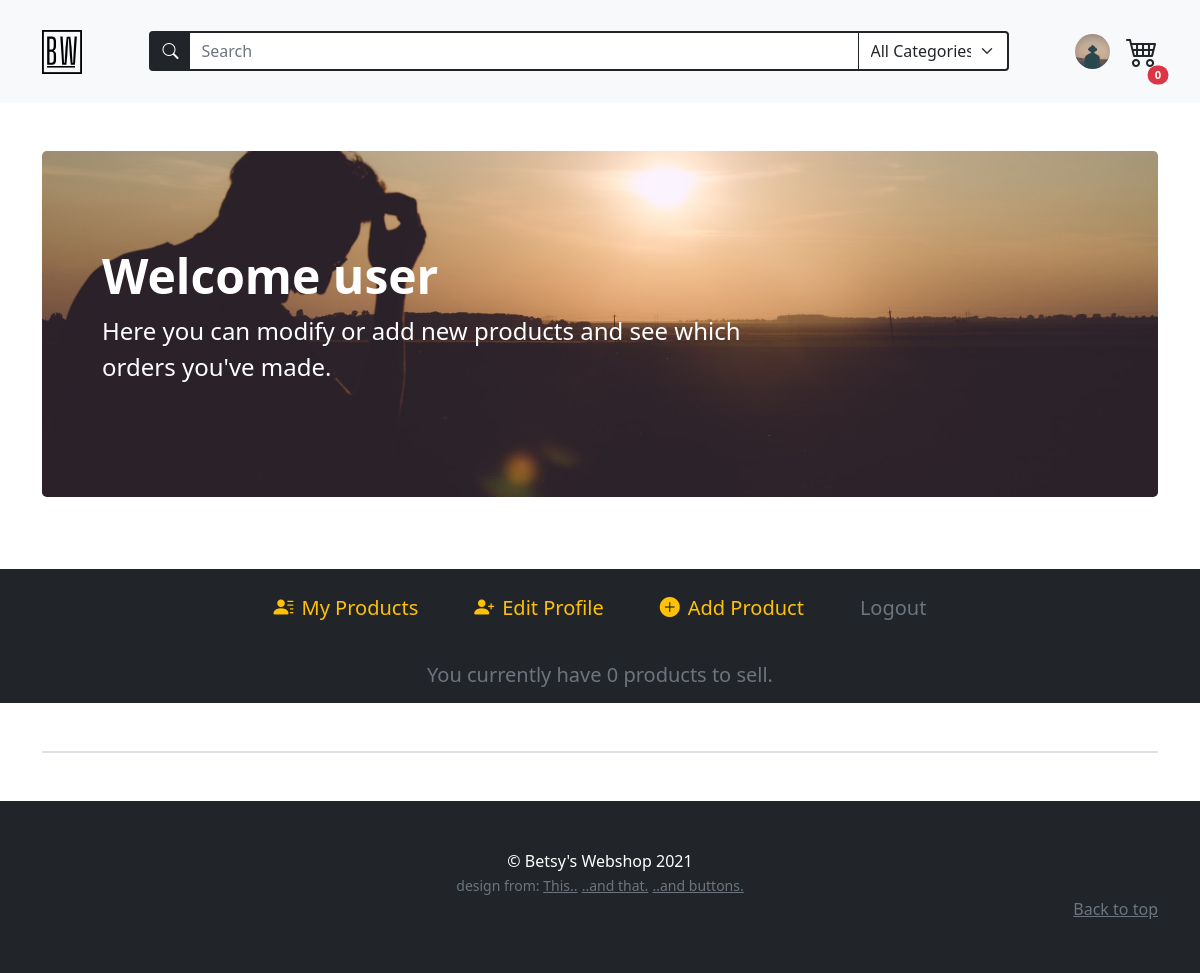
Before: /account (signed in) with the older database file.
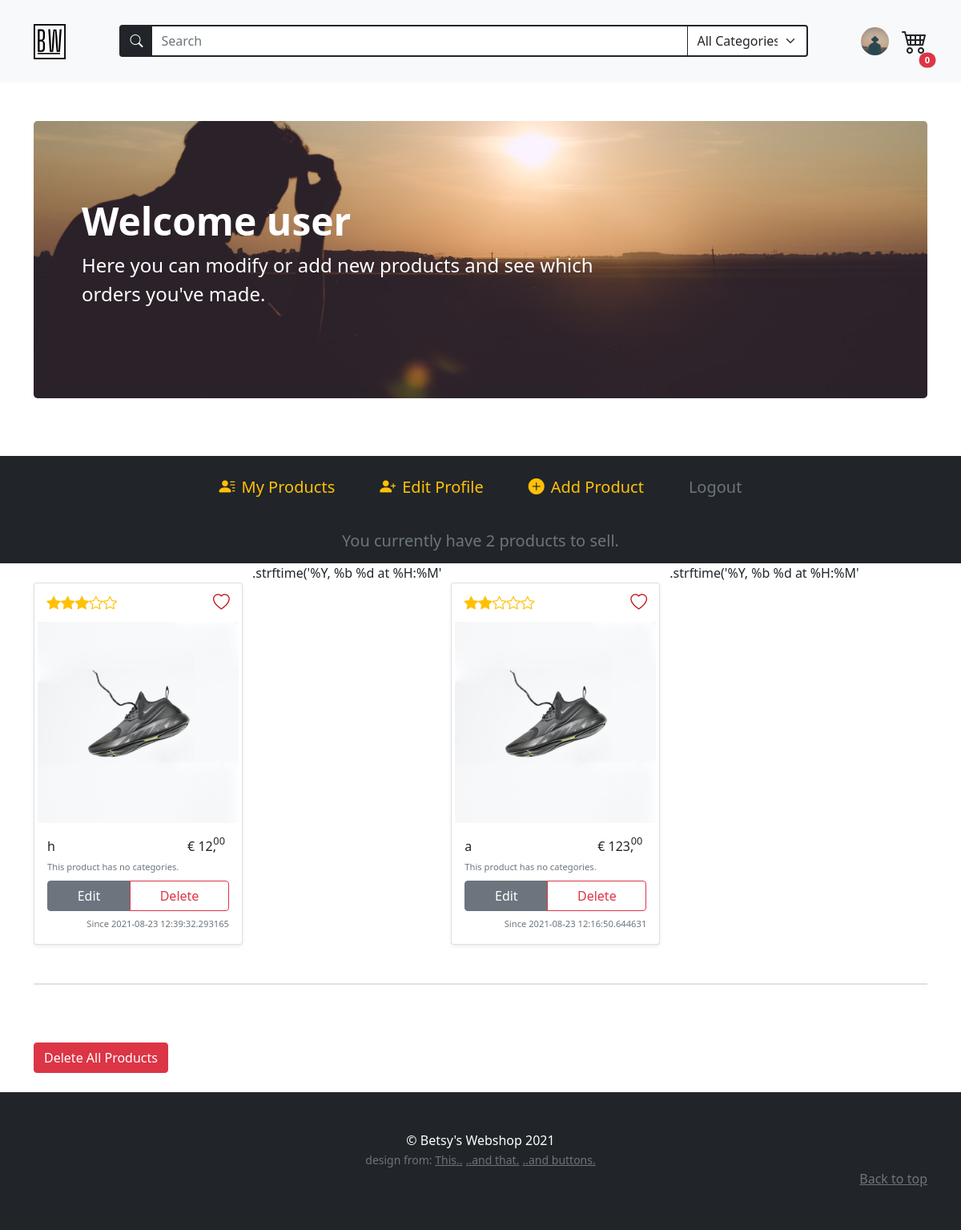
After: the same page with the newer database file.
### models.py (models this page shows, shortened)
class BaseModel(db_wrapper.Model):
    class Meta:
        database = db

class User(BaseModel, UserMixin):
    first_name = CharField(index=True, max_length=30, null=True, default="user")
    last_name = CharField(max_length=120, null=True, default="lastname")
    address = CharField(max_length=200, null=True, default="street")
    city = CharField(max_length=50, null=True, default="city")
    country = CharField(max_length=50, null=True)
    cc_number = IntegerField(null=True, default=12345)
    username = CharField(index=True, max_length=30, unique=True)
    email = CharField(index=True, max_length=50, unique=True)
    password = CharField(max_length=255)
    profile_pic = CharField(null=True, default="default_user.jpg")

class Product(BaseModel):
    name = CharField(max_length=50)
    description = TextField(null=True)
    price_per_unit = DecimalField(
        constraints=[Check("price_per_unit >= 0")],
        decimal_places=2,
        max_digits=10,
        auto_round=True,
    )
    stock = IntegerField(default=1)
    owner = ForeignKeyField(User, backref="products")
    product_pic = CharField(null=True, default="default_product.jpg")
    date_posted = DateTimeField(formats="%Y-%m-%d %H:%M", default=datetime.utcnow)

### routes.py (the view)
@app.route("/account", methods=["GET", "POST"])
@login_required
def account():
    update_account_form = UpdateAccountForm(
        prefix="update_account",
        country=current_user.country,
        profile_pic=current_user.profile_pic,
    )
    add_product_form = AddProductForm(prefix="add-product")
    search_form = SearchForm(prefix="search_form")
    search_form.search_tag.choices = get_alpha_tag_names()
    user_products = list_user_products(current_user.id)
    profile_pic = url_for(
        "static", filename=f"/profile_pics/{current_user.profile_pic}"
    )
    return render_template(
        "account.html",
        title="Account",
        add_product_form=add_product_form,
        update_account_form=update_account_form,
        search_form=search_form,
        user_products=user_products,
        all_products=Product.select(),
        profile_pic=profile_pic,
        on_account_page=True,
        randomize=randomize,
        int_splitter=int_splitter,
    )

### templates/account.html (shortened to what this page needs)
{% extends 'base.html' %}
{% block content %}
{% include "modal_delete_all_products.html" %} {% include 'account_navbar.html'
%}
<div class="container">
  <div class="album my-4">
    <div class="row row-cols-2 row-cols-md-3 row-cols-lg-4 g-4">
      {% for product in user_products %} {% include "modal_delete_product.html"
      %} {% include "product_featurette.html" %} {% endfor%}
    </div>
  </div>
  <div class="border my-5"></div>
  {% if user_products | length >= 1%}
  <button
    type="button"
    class="btn btn-danger my-4"
    data-bs-toggle="modal"
    data-bs-target="#deleteAllProductsModal"
  >
    Delete All Products
  </button>
</div>
{% endif %} {% endblock content %}

### templates/base.html (shortened to what this page needs)
<!DOCTYPE html>
<html lang="en" class="h-100">
  <head>
    <link
      href="https://cdn.jsdelivr.net/npm/bootstrap@5.0.2/dist/css/bootstrap.min.css"
      rel="stylesheet"
    />
    <link
      href="{{url_for('static', filename='styles.css')}}"
      rel="stylesheet"
    />
    <link
      href="https://cdn.jsdelivr.net/npm/bootstrap-icons@1.5.0/font/bootstrap-icons.css"
      rel="stylesheet"
    />
  </head>
  <body class="d-flex flex-column h-100">
    {% include "navbar.html" %}
    <main>
       {% block content%} {% endblock content %}
    </main>
    {% include "footer.html" %}
  </body>
</html>

### templates/navbar.html (shortened to what this page needs)
<nav
  class="navbar navbar-expand-md navbar-light bg-light sticky-top"
>
  <div class="container py-3">
    <a class="navbar-brand" href="{{url_for('home') }}"
      ><img
        src="{{url_for('static', filename='assets/brand.svg')}}"
        alt=""
        width="40"
        class="d-inline-block align-text-top"
    /></a>
    {% include "searchbar.html" %}
        <ul class="nav">
        {% if current_user.is_authenticated %}
        <li class="nav-item dropdown position-relative d-flex align-items-center">
          <div class="profile-icon-container" id="navbarDropdown" data-bs-toggle="dropdown" aria-expanded="false" >
            <img
            style="width: 35px; height: 35px; object-fit: cover"
            class="rounded-circle mx-3 profile-icon d-block align-bottom "
            src="{{url_for('static', filename='/profile_pics/' + current_user.profile_pic )}}"
            alt="user thumbnail"
          />
          </div>
        </li>
        <li class="d-flex cart-icon position-relative" type="button" data-bs-toggle="offcanvas" data-bs-target="#offcanvasCart" aria-controls="offcanvasCart" >
          <i class="bi bi-cart4" style="font-size: 2rem;"></i>
          <span class="position-absolute top-100 start-100 translate-middle badge rounded-pill bg-danger" style="font-size: .7rem;">{{session['cart'] | length}}</span>
        </li>
        {% endif %}
      </ul>
    </div>
</nav>

### templates/searchbar.html (shortened to what this page needs)
<form
  style="max-width: 860px"
  action="{{url_for('search')}}"
  method="POST"
  class="px-0 mt-2 mt-md-0 order-last order-md-0 flex-grow-1"
>
  <div class="input-group">
    <span
      class="input-group-text bg-dark border border-2 border-dark border-end-0"
      id="searchIconBackground"
    >
      <i class="bi bi-search" style="color: white">
      </i>
    </span>
    {{search_form.search_term(class="position-relative form-control rounded-0
    btn-dark bg-white text-dark border-2 border-start-0",
    placeholder="Search")}}
    {{search_form.search_tag(id="categorySelect", class="form-select
    border-end-3 btn-light bg-white text-dark border border-dark border-2
    border-start-0", style="max-width:150px")}}
  </div>
</form>

### templates/account_navbar.html (shortened to what this page needs)
<div class="container py-5">
  <div class="p-5 mb-4 bg-dark rounded-3 account-banner banner">
    <div class="container-fluid py-5">
      <h1 class="display-5 fw-bold text-white">
        Welcome {{ current_user.first_name }}
      </h1>
      <p class="col-md-8 fs-4 text-white">
        Here you can modify or add new products and see which orders you've
        made.
      </p>
    </div>
  </div>
</div>
<ul
  class="
    nav
    row row-cols-md-2 row-cols-lg-auto
    justify-content-center
    bg-dark
    py-3
    fs-5
    mx-0
  "
>
  <li class="nav-item d-flex align-items-center justify-content-center">
    <a
      class="nav-link text-warning"
      href="{{url_for('account')}}"
      role="button"
    >
      <span><i class="bi bi-person-lines-fill pe-2"></i>My Products</span>
    </a>
  </li>
  <li class="nav-item d-flex align-items-center justify-content-center">
    <a
      id="collapseAccountBtn"
      class="nav-link text-warning"
      data-bs-toggle="collapse"
      href="#collapseAccountForm"
      role="button"
      aria-expanded="false"
      aria-controls="collapseAccountForm"
    >
      <span
        ><i class="bi bi-person-plus-fill text-warning pe-2"></i>Edit
        Profile</span
      >
    </a>
  </li>
  <li class="nav-item d-flex align-items-center justify-content-center">
    <a
      id="collapseProductFormBtn"
      class="nav-link text-warning"
      data-bs-toggle="collapse"
      href="#collapseProductForm"
      role="button"
      aria-expanded="false"
      aria-controls="collapseProductForm"
      ><span><i class="bi bi-plus-circle-fill pe-2"></i>Add Product</span></a
    >
  </li>
  <li class="nav-item d-flex align-items-center justify-content-center">
    <a
      class="nav-link text-muted"
      href="{{url_for('logout')}}"
      tabindex="-1"
      aria-disabled="true"
      >Logout</a
    >
  </li>
</ul>
<h1 class="text-center fs-5 bg-dark text-secondary py-3">
  {% if user_products|length == 1 %} You currently have {{ user_products|length
  }} product to sell. {% else %} You currently have {{ user_products|length }}
  products to sell. {% endif %}
</h1>

### templates/product_featurette.html (shortened to what this page needs)
<div class="card-group col" id="productID-{{product.id}}">
  <div class="card shadow-sm">
    <div class="card-img-container">
      {% set random = randomize() %} {% set les = 6 - random %}
      <div class="product-icons">
        <div class="d-flex text-warning product-rating">
          {% for count in range(1,random) %}
          <i class="bi bi-star-fill"></i>
          {% endfor %} {% for count in range(les) %}
          <i class="bi bi-star"></i>
          {% endfor %}
        </div>
        <div>
          {% if product.id in session['favorite'] %}
          <a
            href="{{url_for('handle_favorite', product_id=product.id)}}#productID-{{product.id}}"
            type="button"
          >
            <i class="bi bi-heart-fill heart-favorite"></i>
          </a>
          {% else %}
          <a
            href="{{url_for('handle_favorite', product_id=product.id)}}#productID-{{product.id}}"
            type="button"
            role="button"
          >
            <i class="bi bi-heart heart-favorite"></i>
          </a>
          {% endif %}
        </div>
      </div>
      <div class="product-img-container">
        <img
          class="img-thumbnail border-0 rounded mx-auto d-block"
          src="{{  url_for('static', filename='/product_pics/' + product.product_pic)  }}"
          alt="{{ product.name }}"
        />
      </div>
    </div>
    <div class="card-body d-flex flex-column justify-content-between">
      <div class="d-flex justify-content-between">
        <h6 class="py-0 my-0">{{ product.name }}</h6>
        {% set price = product.price_per_unit %}
        <div class="position-relative">
          <h6 class="me-3">€ {{ int_splitter(price)[0] }},</h6>
          <p class="decimal">{{ int_splitter(price)[1] }}</p>
        </div>
      </div>
      <ul class="d-flex flex-wrap p-0 mb-0" style="width: 100%;">
        {% if product.tags %} {% for producttags in product.tags %}
        <span class="pe-1 fs-small text-muted"> {{producttags.tag.name}}</span>
        {% endfor %} {% else %}
        <span class="pe-1 fs-small text-muted"
          >This product has no categories.</span
        >
        {% endif %}
      </ul>
      <div class="d-flex flex-column justify-content-between my-2">
        {% if not on_account_page %}
        {% if current_user.id == product.owner.id or current_user.is_anonymous
        %}
        <button
        type="button"
        class="
          btn btn-white
          py-2
          border border-dark
          rounded-0
          d-flex
          justify-content-center
        "
        role="button"
        aria-disabled="true"
        disabled
        ><i
          class="bi bi-lock-fill text-dark text-center"
          style="font-size: 1.2rem"
        ></i
      ></button>
      {% elif product.stock == 0 %}
      <button
        type="button"
        class="
          btn btn-white
          py-2
          border border-dark
          rounded-0
          d-flex
          justify-content-center
          text-danger
        "
        role="button"
        aria-disabled="true"
        disabled
        >Sold out!</button>
        {% else %}
        {% if product.id in session['cart'] %}
        <div class="button-2">
          <div class="slider"></div>
          <a
            type="button"
            href="{{url_for('handle_product_in_cart', product_id=product.id)}}#productID-{{product.id}}"
            class="
              btn btn-white
              py-2
              border border-dark
              rounded-0
              d-flex
              justify-content-center
            "
            role="button"
            ><i
              class="bi bi-cart-check text-dark text-center"
              style="font-size: 1.2rem"
            ></i
          ></a>
        </div>
        {% else %}
        <div class="button-2">
          <div class="black-slider"></div>
          <a
            type="button"
            href="{{url_for('handle_product_in_cart', product_id=product.id)}}#productID-{{product.id}}"
            class="
              btn
              py-2
              border border-dark
              rounded-0
              d-flex
              justify-content-center
              text-white
            "
            role="button"
            >Add to cart</a
          >
        </div>
        {% endif %} {% endif %}
        {% elif on_account_page %}
        <div class="btn-group">
          <a href="{{url_for('update_product_page', product_id=product.id)}}#updateProductForm" class="btn btn-secondary">Edit </a>
          <button
            type="button"
            class="btn btn-outline-danger"
            data-bs-toggle="modal"
            data-bs-target="#deleteProductModal{{product.id}}"
          >
            Delete
           </button>
        </div>
        {% endif %}
      </div>
      <div class="text-muted text-end fs-small m-0 p-0 align-self-end">
        <p class="m-0 mt-auto">Since {{product.date_posted}}</p>
      </div>
    </div>
  </div>
</div>
.strftime('%Y, %b %d at %H:%M'

### templates/footer.html
<footer class="py-5 bg-dark footer mt-auto">
  <div class="container text-center">
    <p class="m-0 text-white">&copy; Betsy's Webshop 2021</p>
    <small class="text-muted">design from: </small>
    <small class="text-muted"
      ><a
        class="text-muted"
        href="https://startbootstrap.com/template/shop-homepage"
        >This..</a
      ></small
    >
    <small class="text-muted"
      ><a class="text-muted" href="https://getbootstrap.com/docs/5.0/examples/"
        >..and that.</a
      ></small
    >
    <small class="text-muted"
      ><a class="text-muted" href="https://uicookies.com/css-buttons/"
        >..and buttons.</a
      ></small
    >
    <p class="mb-1 text-end">
      <a href="#" class="text-muted">Back to top</a>
    </p>
  </div>
</footer>

Changed rows visible on the page:
added Product: product_pic (placeholder picture), name "h", price_per_unit "12", price_per_unit "00", shows "This product has no categories.", date_posted "2021-08-23 12:39:32.293165"
added Product: product_pic (placeholder picture), name "a", price_per_unit "123", price_per_unit "00", shows "This product has no categories.", date_posted "2021-08-23 12:16:50.644631"
Other visible differences:
{{ user_products|length }}: "0" → "2"
text now shown: "Delete All Products"
